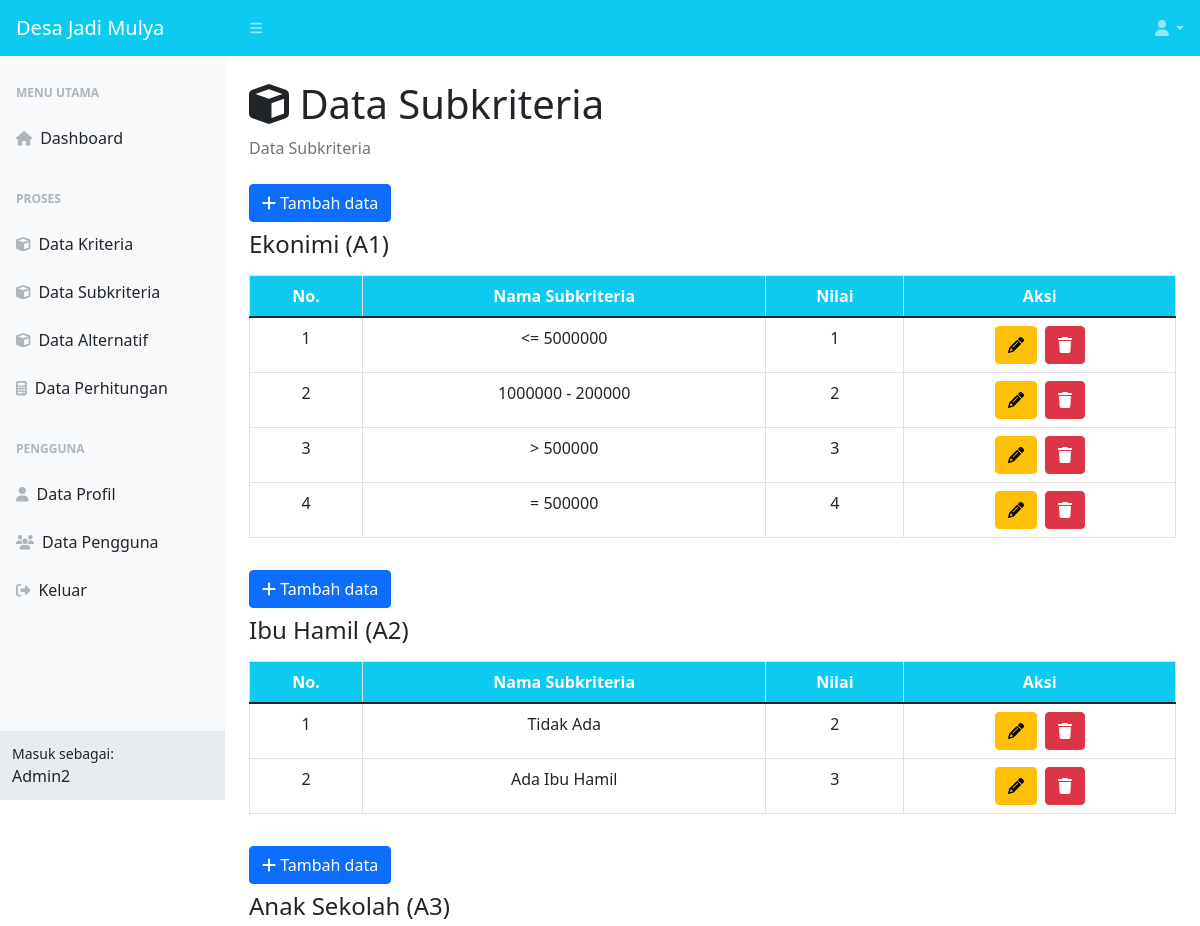
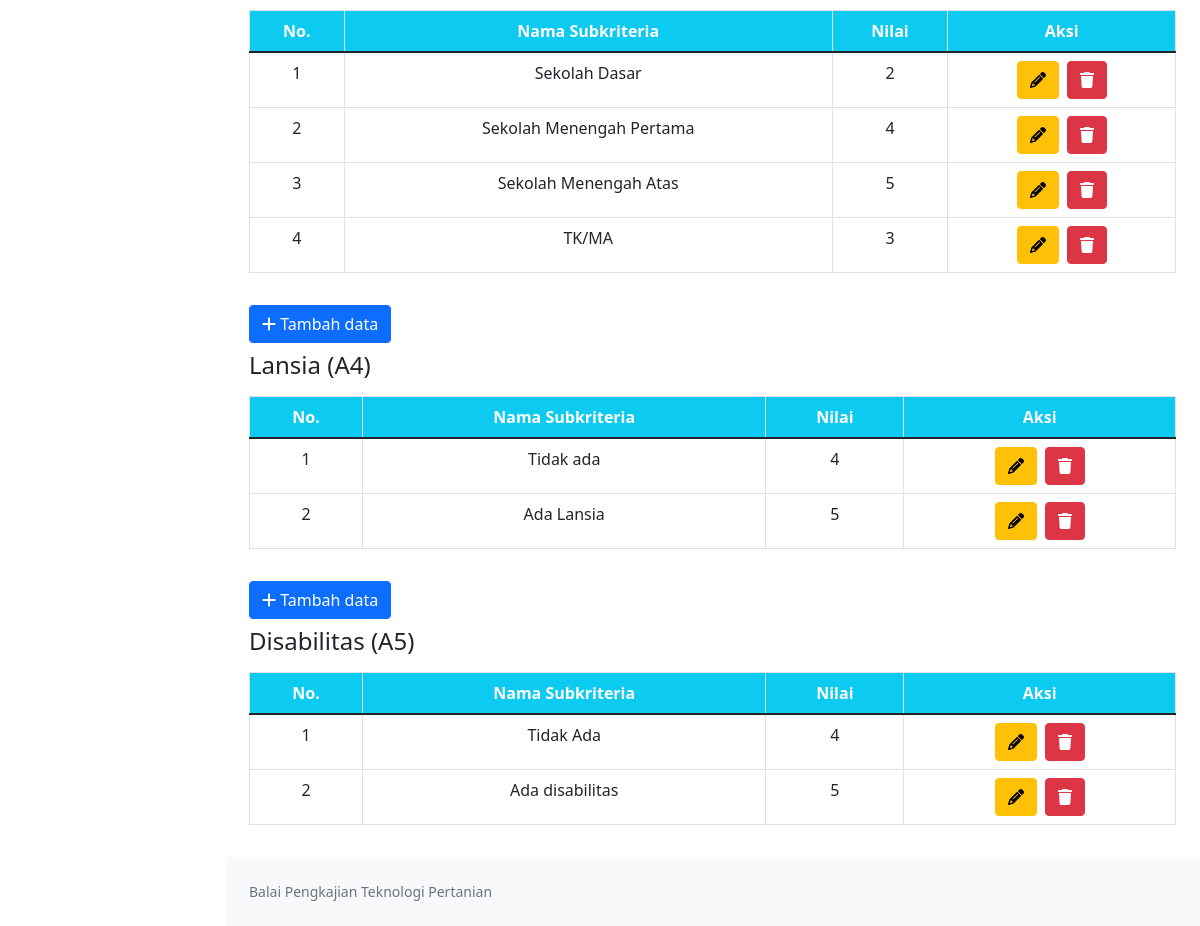
Page /data-subkriteria.php (signed in) on the committed database (2 pictures, top to bottom).
### tables this page shows
CREATE TABLE `kriteria` (
  `id_kriteria` int(11) NOT NULL,
  `kode_kriteria` varchar(10) NOT NULL,
  `nama_kriteria` varchar(25) NOT NULL,
  `jenis_kriteria` set('Benefit','Cost') NOT NULL,
  `bobot_kriteria` float NOT NULL
);

CREATE TABLE `subkriteria` (
  `id_subkriteria` int(11) NOT NULL,
  `id_kriteria` int(11) NOT NULL,
  `nama_subkriteria` varchar(30) NOT NULL,
  `nilai_subkriteria` float NOT NULL
);

### data-subkriteria.php (the view, shortened to what this page needs)
<?php
include 'koneksi.php';
?>
<!DOCTYPE html>
<html lang="en">
<head>
    <link href="css/styles_dash.css" rel="stylesheet" />
    <link rel="stylesheet" type="text/css" href="css/jquery.dataTables.css">
</head>
<body class="sb-nav-fixed">
    <nav class="sb-topnav navbar navbar-expand navbar-dark bg-info hstack gap-3">
        <a class="navbar-brand ps-3" href="menu-utama.php">Desa Jadi Mulya</a>
        <button class="btn btn-link btn-sm order-1 order-lg-0 me-4 me-lg-0" id="sidebarToggle" href="#!"><i class="fas fa-bars"></i></button>
        <ul class="navbar-nav ms-auto pe-2">
            <li class="nav-item dropdown">
                <a class="nav-link dropdown-toggle" id="navbarDropdown" href="#" role="button" data-bs-toggle="dropdown" aria-expanded="false"><i class="fas fa-user fa-fw"></i></a>
            </li>
        </ul>
    </nav>
    <div id="layoutSidenav">
        <div id="layoutSidenav_nav">
            <nav class="sb-sidenav accordion sb-sidenav-light" id="sidenavAccordion">
                <div class="sb-sidenav-menu">
                    <div class="nav">
                        <div class="sb-sidenav-menu-heading">Menu Utama</div>
                        <a class="nav-link" href="menu-utama.php">
                            <div class="sb-nav-link-icon"><i class="fas fa-home"></i></div>
                            Dashboard
                        </a>
                        <div class="sb-sidenav-menu-heading">Proses</div>
                        <?php
                        if ($_SESSION['level'] == "Admin") {
                            echo "
                                <a class='nav-link' href='data-kriteria.php'>
                                    <div class='sb-nav-link-icon'><i class='fas fa-cube'></i></div>
                                    Data Kriteria
                                </a>
                                <a class='nav-link' href='data-subkriteria.php'>
                                    <div class='sb-nav-link-icon'><i class='fas fa-cube'></i></div>
                                    Data Subkriteria
                                </a>
                                ";
                        }
                        ?>
                        <a class="nav-link" href="data-alternatif.php">
                            <div class="sb-nav-link-icon"><i class="fas fa-cube"></i></div>
                            Data Alternatif
                        </a>
                        <a class="nav-link" href="data-perhitungan.php">
                            <div class="sb-nav-link-icon"><i class="fas fa-calculator"></i></div>
                            Data Perhitungan
                        </a>
                        <div class="sb-sidenav-menu-heading">Pengguna</div>
                        <a class="nav-link" href="data-profile.php">
                            <div class="sb-nav-link-icon"><i class="fas fa-user"></i></div>
                            Data Profil
                        </a>
                        <?php
                        if ($_SESSION['level'] == "Admin") {
                            echo "
                                <a class='nav-link' href='data-pengguna.php'>
                                    <div class='sb-nav-link-icon'><i class='fas fa-users'></i></div>
                                    Data Pengguna
                                </a>
                                ";
                        }
                        ?>
                        <a class="nav-link" href="#" data-bs-toggle="modal" data-bs-target="#keluar">
                            <div class="sb-nav-link-icon"><i class="fas fa-sign-out-alt"></i></div>
                            Keluar
                        </a>
                    </div>
                </div>
                <div class="sb-sidenav-footer">
                    <div class="small">Masuk sebagai:</div>
                    <?= $_SESSION['username']; ?>
                </div>
            </nav>
        </div>
        <div id="layoutSidenav_content">
            <main>
                <div class="container-fluid px-4">
                    <h1 class="mt-4"><i class="fas fa-cube"></i> Data Subkriteria</h1>
                    <ol class="breadcrumb mb-4">
                        <li class="breadcrumb-item active">Data Subkriteria</li>
                    </ol>
                    <div class="row">
                        <div class="col-sm-12">
                            <?php
                            $query = mysqli_query($koneksi, "SELECT * FROM kriteria");
                            while ($baris = mysqli_fetch_array($query)) {
                                $id = $baris['id_kriteria'];
                            ?>
                                <a class="btn btn-primary" data-bs-toggle="modal" data-bs-target="#tambah_data<?= $id; ?>"><i class="fas fa-plus"></i> Tambah data</a>
                                <h4 class="mt-2"><?= $baris['nama_kriteria'] . " (" . $baris['kode_kriteria'] . ")" ?></h4>
                                <div class="table-responsive my-3">
                                    <table class="table table-bordered" width="100%">
                                        <thead class="bg-info">
                                            <tr>
                                                <th class="text-center text-white">No.</th>
                                                <th class="text-center text-white">Nama Subkriteria</th>
                                                <th class="text-center text-white">Nilai</th>
                                                <th class="text-center text-white">Aksi</th>
                                            </tr>
                                        </thead>
                                        <tbody>
                                            <?php
                                            $query_sub = mysqli_query($koneksi, "SELECT * FROM subkriteria WHERE id_kriteria = '$id'");
                                            $no = 1;
                                            while ($baris_sub = mysqli_fetch_array($query_sub)) {
                                                echo "
                                                    <tr>
                                                        <td class='text-center'>" . $no . "</td>
                                                        <td class='text-center'>" . $baris_sub['nama_subkriteria'] . "</td>
                                                        <td class='text-center'>" . $baris_sub['nilai_subkriteria'] . "</td>
                                                        <td class='text-center'>
                                                            <div class='d-flex justify-content-center'>
                                                                <a class='btn btn-warning me-2' data-bs-toggle='modal' data-bs-target='#edit_data" . $baris_sub['id_subkriteria'] . "'><i class='fas fa-pencil'></i></a>
                                                                <a class='btn btn-danger' data-bs-toggle='modal' data-bs-target='#hapus_data" . $baris_sub['id_subkriteria'] . "" . $baris_sub['id_kriteria'] . "'><i class='fas fa-trash'></i></a>
                                                            </div>
                                                        </td>
                                                    </tr>
                                                    ";
                                                $no++;
                                            }
                                            ?>
                                        </tbody>
                                    </table>
                                </div>
                            <?php
                            }
                            ?>
                        </div>
                    </div>
                </div>
            </main>
            <footer class="py-4 bg-light mt-auto">
                <div class="container-fluid px-4">
                    <div class="d-flex align-items-center justify-content-between small">
                        <div class="text-muted">Balai Pengkajian Teknologi Pertanian</div>
                    </div>
                </div>
            </footer>
        </div>
    </div>
</body>
</html>

### rows in the picture
kriteria: nama_kriteria "Ekonimi", kode_kriteria "A1"
subkriteria: nama_subkriteria "<= 5000000", nilai_subkriteria "1"
subkriteria: nama_subkriteria "1000000 - 200000", nilai_subkriteria "2"
subkriteria: nama_subkriteria "> 500000", nilai_subkriteria "3"
subkriteria: nama_subkriteria "= 500000", nilai_subkriteria "4"
kriteria: nama_kriteria "Ibu Hamil", kode_kriteria "A2"
subkriteria: nama_subkriteria "Tidak Ada", nilai_subkriteria "2"
subkriteria: nama_subkriteria "Ada Ibu Hamil", nilai_subkriteria "3"
kriteria: nama_kriteria "Anak Sekolah", kode_kriteria "A3"
subkriteria: nama_subkriteria "Sekolah Dasar", nilai_subkriteria "2"
subkriteria: nama_subkriteria "Sekolah Menengah Pertama", nilai_subkriteria "4"
subkriteria: nama_subkriteria "Sekolah Menengah Atas", nilai_subkriteria "5"
subkriteria: nama_subkriteria "TK/MA", nilai_subkriteria "3"
kriteria: nama_kriteria "Lansia", kode_kriteria "A4"
subkriteria: nama_subkriteria "Tidak ada", nilai_subkriteria "4"
subkriteria: nama_subkriteria "Ada Lansia", nilai_subkriteria "5"
kriteria: nama_kriteria "Disabilitas", kode_kriteria "A5"
subkriteria: nama_subkriteria "Tidak Ada", nilai_subkriteria "4"
subkriteria: nama_subkriteria "Ada disabilitas", nilai_subkriteria "5"

### other values in the picture
$_SESSION['username'] "Admin2"
